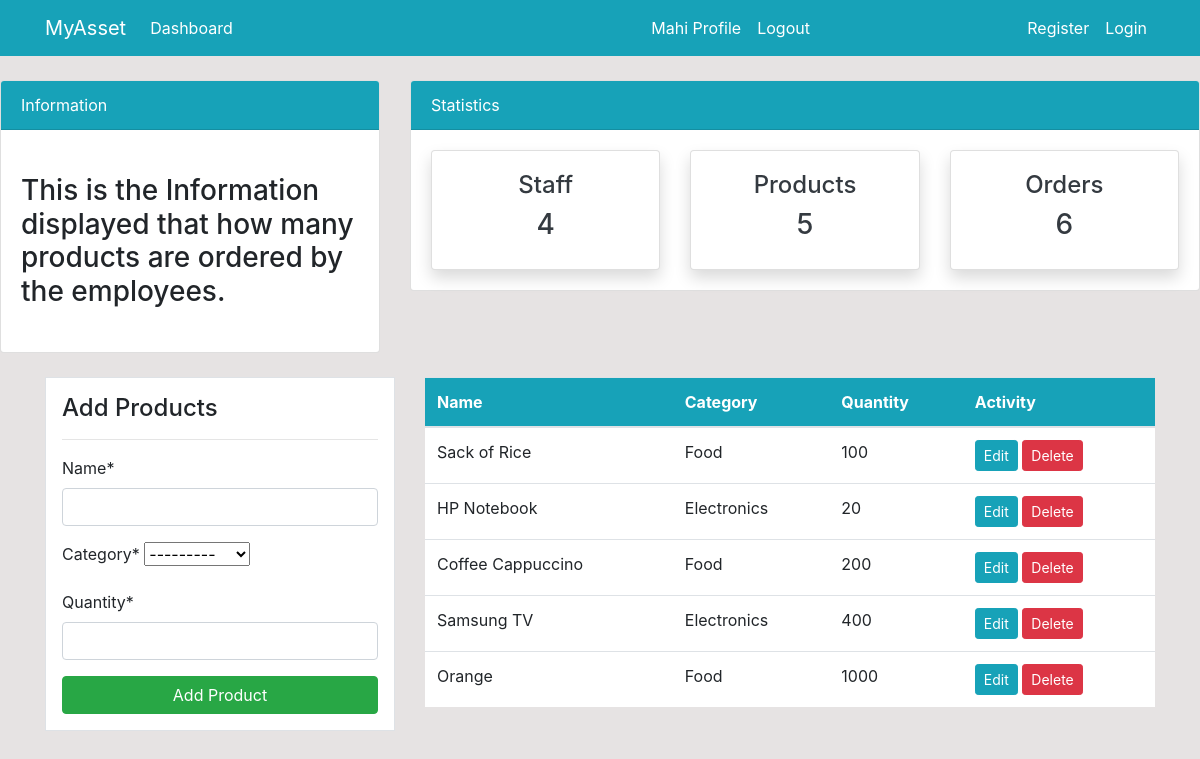
The app's page /product/ (signed in), older data.
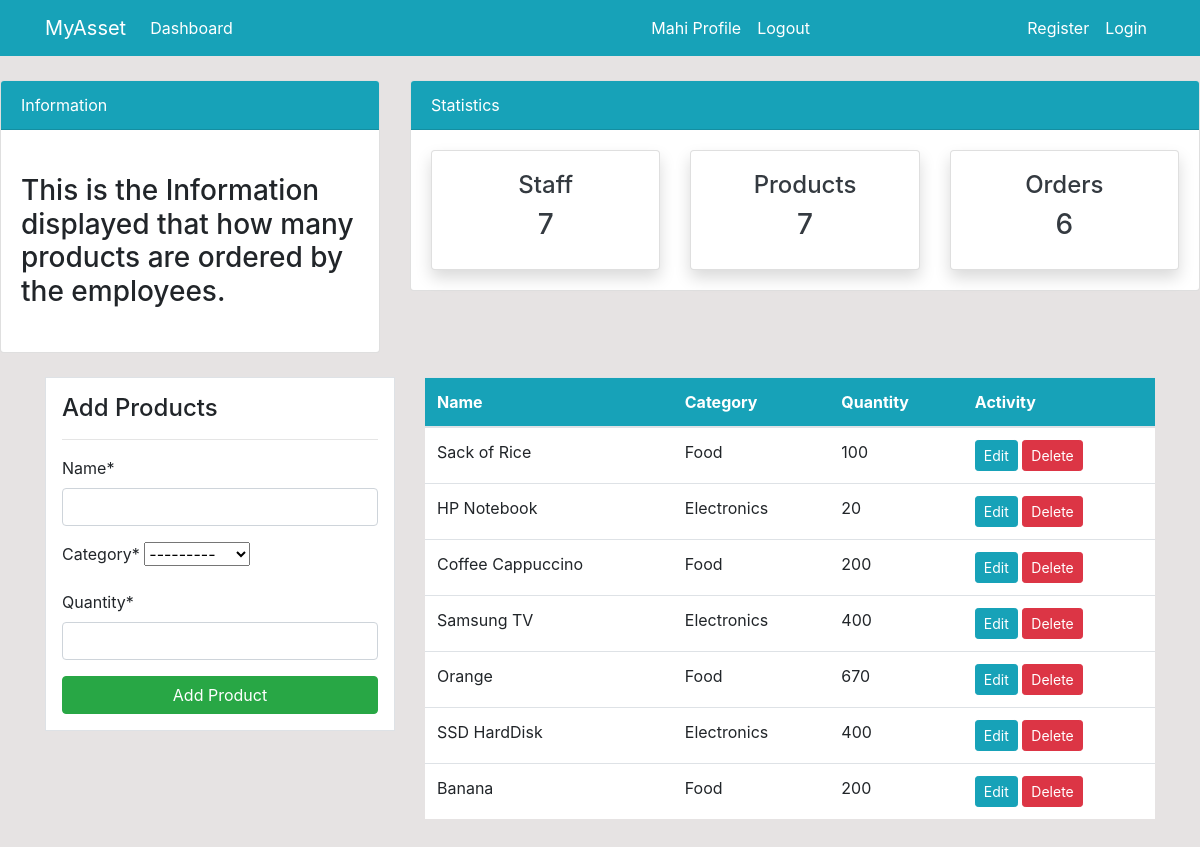
The same page, newer data.
### dashboard/models.py (models this page shows, shortened)
class Product(models.Model):
    name= models.CharField(max_length=100, null=True)
    category = models.CharField(max_length=20, choices=CATEGORY, null=True)
    quantity = models.PositiveIntegerField(null=True)
    class Meta:
      verbose_name_plural = 'Product'

### dashboard/views.py (the view)
# urls.py: path('product/', views.product, name='dashboard-product'),
@login_required(login_url='user-login')
def product(request):
    items = Product.objects.all()
    product_count = items.count()
    workers_count = User.objects.all().count()
    orders_count = Order.objects.all().count()
    if request.method=='POST':
      form = ProductForm(request.POST)
      if form.is_valid():
        form.save()
        product_name = form.cleaned_data.get('name')
        messages.success(request, f'{product_name} has been added')
        return redirect('dashboard-product')
    else:
      form = ProductForm()
    context = {
        'items': items,
        'form':form,
        'workers_count': workers_count,
        'orders_count': orders_count,
        'product_count': product_count
    }
    return render(request, 'dashboard/product.html', context)

### dashboard/forms.py
class ProductForm(forms.ModelForm):
    class Meta:
      model = Product
      fields = ['name', 'category', 'quantity']

### templates/dashboard/product.html (shortened to what this page needs)
{% extends 'partials/base.html' %}
{% load crispy_forms_tags %}
{% block content %}
{% include 'partials/topnav.html' %}
    <div class="container">
        <div class="row my-4">
            <div class="col-md-4">
                <div class="border bg-white p-3">
                    <h4>Add Products</h4>
                    <hr>
                    <form action="" method="POST">
                        {{ form|crispy }}
                        <input class="btn btn-success btn-block" type="submit" value="Add Product">
                    </form>
                </div>
            </div>
            <div class="col-md-8">
                <table class="table bg-white">
                    <thead class="bg-info">
                        <tr class="text-white">
                            <th scope="col">Name</th>
                            <th scope="col">Category</th>
                            <th scope="col">Quantity</th>
                            <th scope="col">Activity</th>
                        </tr>
                    </thead>
                    <tbody>
                        {% for item in items %}
                        <tr>
                            <td>{{ item.name }}</td>
                            <td>{{ item.category }}</td>
                            <td>{{ item.quantity }}</td>
                            <td>
                                <a class="btn btn-info btn-sm" href="{% url 'dashboard-product-update' item.id %}">Edit</a>
                                <a class="btn btn-danger btn-sm" href="{% url 'dashboard-product-delete' item.id %}">Delete</a>
                            </td>
                        </tr>
                        {% endfor %}
                    </tbody>
                </table>
            </div>
        </div>
    </div>
{% endblock  %}

Row changes from the older to the newer data that the page shows:
changed Product "Orange": quantity "1000" → "670"
added Product: name "SSD HardDisk", category "Electronics", quantity "400"
added Product: name "Banana", category "Food", quantity "200"
Text that changed along with them:
{{ workers_count }}: "4" → "7"
{{ product_count }}: "5" → "7"
